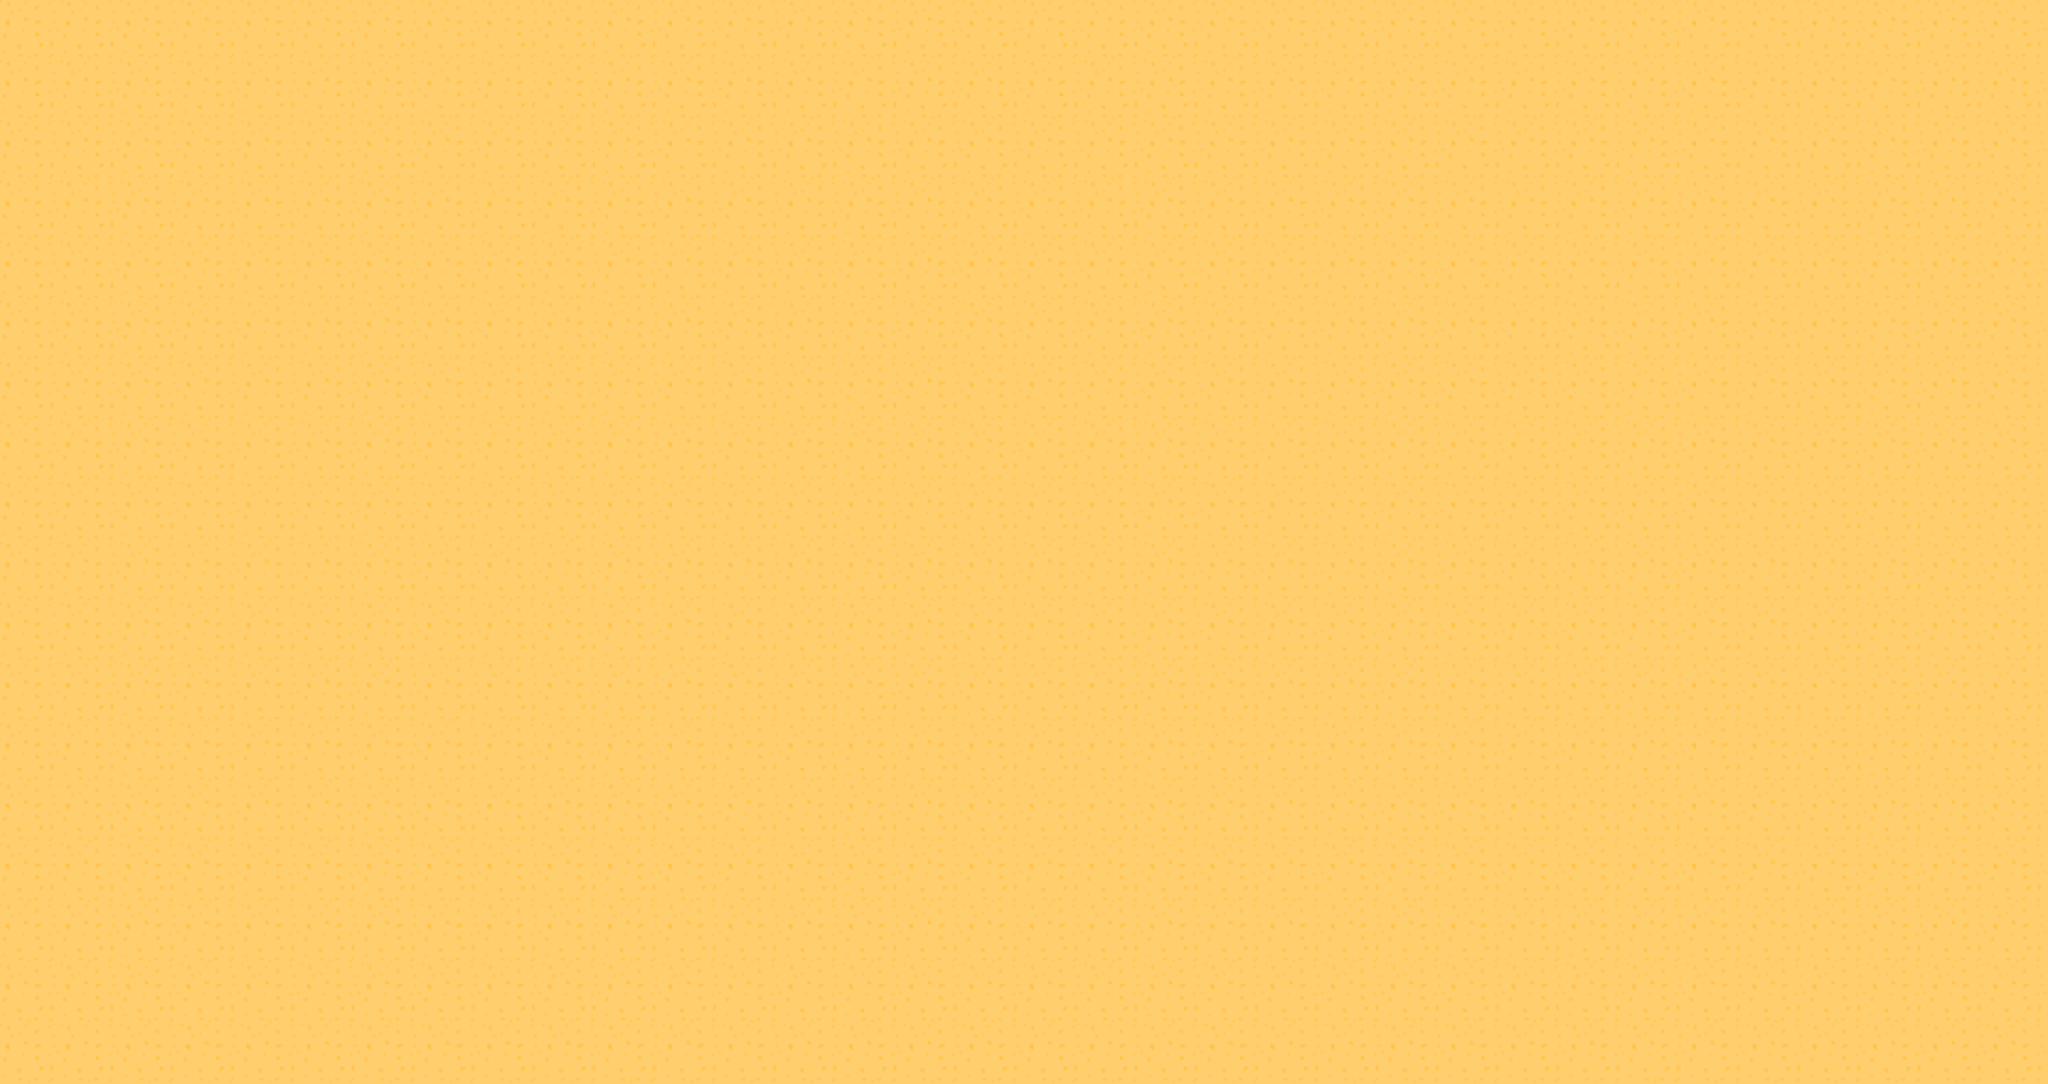

A 2D game scene composited from a Tiled map and its tileset images. What follows is a short description and the map's XML, with every tile layer's data as written:
An orthogonal 34x18 tile map with 64x64 px tiles, 1 tile layer (Tile Layer 1).

<map version="1.0" tiledversion="1.0.1" orientation="orthogonal" renderorder="left-down" width="34" height="18" tilewidth="64" tileheight="64" nextobjectid="1">
 <tileset firstgid="1" source="../Tiled_Tileset/base1.tsx" />
 <layer name="Tile Layer 1" width="34" height="18">
  <data encoding="csv">
6,6,6,6,6,6,6,6,6,6,6,6,6,6,6,6,6,6,6,6,6,6,6,6,6,6,6,6,6,6,6,6,6,6,
6,6,6,6,6,6,6,6,6,6,6,6,6,6,6,6,6,6,6,6,6,6,6,6,6,6,6,6,6,6,6,6,6,6,
6,6,6,6,6,6,6,6,6,6,6,6,6,6,6,6,6,6,6,6,6,6,6,6,6,6,6,6,6,6,6,6,6,6,
6,6,6,6,6,6,6,6,6,6,6,6,6,6,6,6,6,6,6,6,6,6,6,6,6,6,6,6,6,6,6,6,6,6,
6,6,6,6,6,6,6,6,6,6,6,6,6,6,6,6,6,6,6,6,6,6,6,6,6,6,6,6,6,6,6,6,6,6,
6,6,6,6,6,6,6,6,6,6,6,6,6,6,6,6,6,6,6,6,6,6,6,6,6,6,6,6,6,6,6,6,6,6,
6,6,6,6,6,6,6,6,6,6,6,6,6,6,6,6,6,6,6,6,6,6,6,6,6,6,6,6,6,6,6,6,6,6,
6,6,6,6,6,6,6,6,6,6,6,6,6,6,6,6,6,6,6,6,6,6,6,6,6,6,6,6,6,6,6,6,6,6,
6,6,6,6,6,6,6,6,6,6,6,6,6,6,6,6,6,6,6,6,6,6,6,6,6,6,6,6,6,6,6,6,6,6,
6,6,6,6,6,6,6,6,6,6,6,6,6,6,6,6,6,6,6,6,6,6,6,6,6,6,6,6,6,6,6,6,6,6,
6,6,6,6,6,6,6,6,6,6,6,6,6,6,6,6,6,6,6,6,6,6,6,6,6,6,6,6,6,6,6,6,6,6,
6,6,6,6,6,6,6,6,6,6,6,6,6,6,6,6,6,6,6,6,6,6,6,6,6,6,6,6,6,6,6,6,6,6,
6,6,6,6,6,6,6,6,6,6,6,6,6,6,6,6,6,6,6,6,6,6,6,6,6,6,6,6,6,6,6,6,6,6,
6,6,6,6,6,6,6,6,6,6,6,6,6,6,6,6,6,6,6,6,6,6,6,6,6,6,6,6,6,6,6,6,6,6,
6,6,6,6,6,6,6,6,6,6,6,6,6,6,6,6,6,6,6,6,6,6,6,6,6,6,6,6,6,6,6,6,6,6,
6,6,6,6,6,6,6,6,6,6,6,6,6,6,6,6,6,6,6,6,6,6,6,6,6,6,6,6,6,6,6,6,6,6,
6,6,6,6,6,6,6,6,6,6,6,6,6,6,6,6,6,6,6,6,6,6,6,6,6,6,6,6,6,6,6,6,6,6,
6,6,6,6,6,6,6,6,6,6,6,6,6,6,6,6,6,6,6,6,6,6,6,6,6,6,6,6,6,6,6,6,6,6
</data>
 </layer>
</map>
